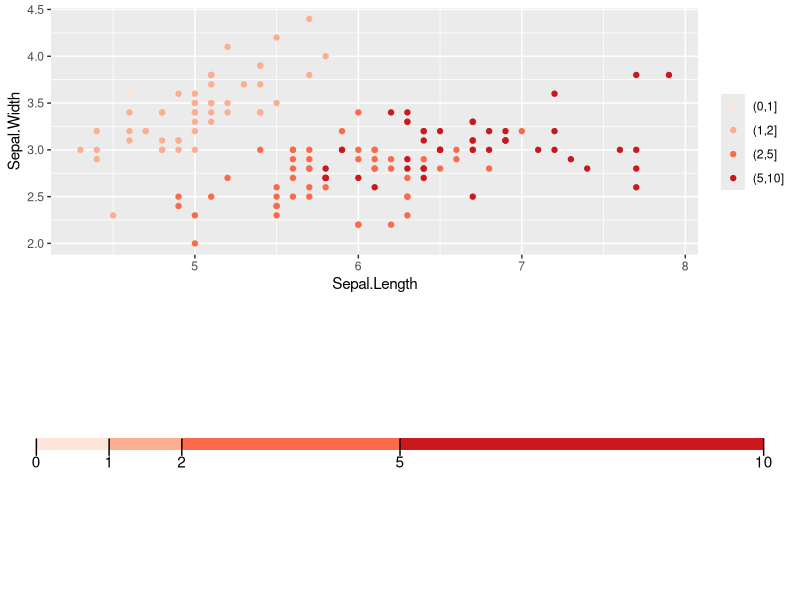

Source code (R):

require(ggplot2)
require(cowplot)

values <- c(0, 1, 2, 5, 10) # this vector is needed not only for the data frame cbar, but also for plotting
group <- letters[1:5]
diff_values <- c(0, diff(values))
cbar_df <- data.frame(x = 1, y = values, diff_values, group,  stringsAsFactors = FALSE)
# that's for the fake legend

iris2 <- iris #don't want to mess with your iris data set
              #I used iris because you hadn't provided data
iris2$cuts <- cut(iris2$Petal.Length, values) #the already offered 'cut-approach' 

p1  <- ggplot(iris2, aes(Sepal.Length, y = Sepal.Width, color = cuts))+ 
          geom_point() +
          scale_color_brewer("", palette = "Reds")

cbar_plot <- ggplot(cbar_df, aes(x, y = diff_values, fill = c(NA, rev(group[2:5])))) + 
  # I had to do implement this 'fill=' workaround 
  # in creating a new vector introducing an NA, 
  # and I had to flip the fills in order to fit to the scale... 
    geom_col(width = 0.1, show.legend = FALSE)  +
    geom_segment(y = values, yend = values, x = 0.9, xend = 1.05) +
    annotate(geom = 'text', x = 0.85, y = values, label = values) +
  # the numbers are quasi-randomly chosen but define the length of your ticks, obviously
    scale_x_continuous(expand = c(1,1)) + 
  # you might need to play around with the expand argument for the width of your legend
    scale_fill_brewer("", palette = "Reds", direction = -1) +  
  # don't know why you have to flip this again... 
    coord_flip() +
    theme_void()

plot_grid(p1, cbar_plot, nrow = 2)


geo_map_of_diffs <- function(dt, col_col, minn, maxx, ttl, subttl){
  ##
  ## This also exist in the core_plot
  ##
  color_limit <- max(abs(minn), abs(maxx))
  x <- sapply(dt$location, 
              function(x) strsplit(x, "_")[[1]], 
              USE.NAMES=FALSE)
  lat <- as.numeric(x[1, ]); long <- as.numeric(x[2, ])
  dt$lat <- lat; dt$long <- long;
  
  states <- map_data("state")
  states_cluster <- subset(states, 
                           region %in% c("washington"))
  WA_counties <- map_data("county", "washington")
  WA_counties <- WA_counties %>% 
                 filter(subregion %in% c("whatcom", "skagit", "snohomish", "island"
                                         #, "okanogan" "chelan"
                                         ))%>% 
                 data.table()
  
  dt %>%
  ggplot() +
  geom_polygon(data = WA_counties, 
               aes(x = long, y = lat, group = group),
               fill = "grey", color = "black") +
  geom_polygon(data=WA_counties, 
               aes(x=long, y=lat, group = group), 
               fill = NA, colour = "grey60", size=.3) + 
  geom_point(aes_string(x = "long", y = "lat", color = col_col), 
             alpha = 1, size=.3) +
  guides(fill = guide_colourbar(barwidth = .1, barheight = 20))+
  scale_color_gradient2(midpoint = 0, mid = "white", 
                        high = muted("blue"), low = muted("red"), 
                        guide = "colourbar", space = "Lab",
                        limit = c(-color_limit, color_limit)) + 
  theme(axis.title.y = element_blank(),
        axis.title.x = element_blank(),
        axis.ticks.y = element_blank(), 
        axis.ticks.x = element_blank(),
        axis.text = element_blank(),
        plot.title = element_text(size = 14, face = "bold"),
        legend.text = element_text(size = 8, face="plain"),
        legend.title = element_blank(),
        legend.position = "top",
        strip.text = element_text(size=14, face="bold"))
  +
  ggtitle(ttl, subtitle=subttl)
  
}

